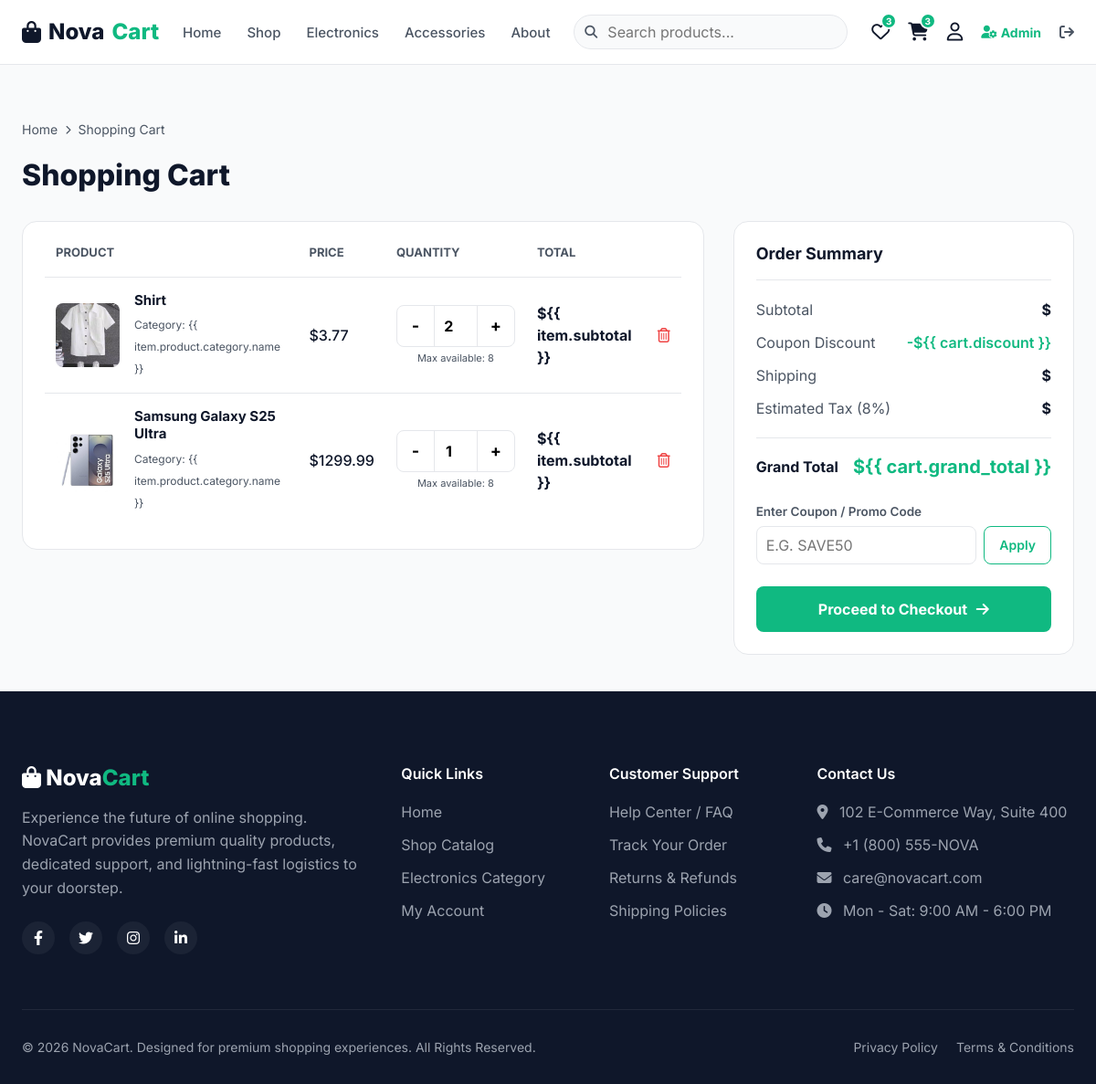
The app's page /cart/ (signed in) with its own data.
### shop/models.py (models this page shows, shortened)
class CartItem(models.Model):
    cart = models.ForeignKey(Cart, on_delete=models.CASCADE, related_name='items')
    product = models.ForeignKey(Product, on_delete=models.CASCADE)
    quantity = models.PositiveIntegerField(default=1)
    @property
    def subtotal(self):
        return self.product.price * self.quantity

class Product(models.Model):
    name = models.CharField(max_length=200)
    slug = models.SlugField(max_length=250, unique=True, blank=True)
    category = models.ForeignKey(Category, on_delete=models.CASCADE, related_name='products')
    brand = models.CharField(max_length=100)
    description = models.TextField()
    specifications = models.TextField(blank=True, help_text="Enter details separated by semicolons (e.g., RAM: 8GB; Storage: 256GB)")
    image = models.ImageField(upload_to='products/', blank=True, null=True)
    price = models.DecimalField(max_digits=10, decimal_places=2)
    stock = models.IntegerField(default=0)
    rating = models.DecimalField(max_digits=3, decimal_places=2, default=0.0)
    is_featured = models.BooleanField(default=False)
    is_best_seller = models.BooleanField(default=False)

### shop/views.py (the view, shortened to what this page needs)
# urls.py: path('cart/', views.cart_view, name='cart'),
def cart_view(request):
    cart = get_or_create_cart(request)
    coupon_id = request.session.get('coupon_id')
    coupon = None
    discount = 0.00
    subtotal = float(cart.total_price)
    shipping = 10.00 if subtotal > 0 and subtotal < 150 else 0.00 # Free shipping over $150
    tax = round(subtotal * 0.05, 2) # 5% tax
    grand_total = max(0.00, subtotal + shipping + tax - discount)
    context = {
      'cart': cart,
      'cart_items': cart.items.all(),
      'coupon': coupon,
      'subtotal': subtotal,
      'discount': discount,
      'shipping': shipping,
      'tax': tax,
      'grand_total': grand_total,
    }
    return render(request, 'shop/cart.html', context)

### shop/context_processors.py (called while the page is built, shortened)
def cart_and_wishlist(request):
    cart_count = 0
    wishlist_count = 0
    if request.user.is_authenticated:
        cart, _ = Cart.objects.get_or_create(user=request.user)
        cart_count = cart.items_count
        wishlist_count = Wishlist.objects.filter(user=request.user).count()
        session_cart_id = request.session.get('cart_id')
    return {
        'cart_count': cart_count,
        'wishlist_count': wishlist_count
    }

### shop/models.py (called while the page is built)
    @property
    def total_price(self):
        return sum(item.subtotal for item in self.items.all())

    @property
    def items_count(self):
        return sum(item.quantity for item in self.items.all())

### shop/views.py (called while the page is built, shortened)
def get_or_create_cart(request):
    if request.user.is_authenticated:
        cart, _ = Cart.objects.get_or_create(user=request.user)
        return cart

### templates/shop/cart.html (shortened to what this page needs)
{% extends 'shop/base.html' %}
{% block content %}
<div class="container" style="padding: 40px 24px;">
    <div class="breadcrumbs">
        <a href="{% url 'home' %}">Home</a>
        <i class="fa-solid fa-chevron-right" style="font-size: 10px;"></i>
        <span>Shopping Cart</span>
    </div>
    <h1 style="font-size: 32px; font-weight: 800; margin-bottom: 30px;">Shopping Cart</h1>
    {% if not cart_items %}
    <div style="text-align: center; padding: 60px 0; max-width: 500px; margin: 0 auto;">
        <div
            style="width: 120px; height: 120px; border-radius: 50%; background-color: var(--light-bg); display: flex; align-items: center; justify-content: center; margin: 0 auto 24px; color: var(--muted);">
            <i class="fa-solid fa-cart-flatbed" style="font-size: 48px;"></i>
        </div>
        <h2 style="font-size: 22px; font-weight:700; margin-bottom: 8px;">Your Cart is Empty</h2>
        <p style="color: var(--muted); margin-bottom: 24px; font-size:15px; line-height: 1.5;">Looks like you haven't
            added any products to your cart yet. Explore our selections and find the best deals!</p>
        <a href="{% url 'product_list' %}" class="btn btn-primary" style="padding: 12px 28px;">
            Continue Shopping
        </a>
    </div>
    {% else %}
    <div class="cart-grid">
        <div class="cart-table-container">
            <table class="cart-table">
                <thead>
                    <tr>
                        <th>Product</th>
                        <th>Price</th>
                        <th>Quantity</th>
                        <th>Total</th>
                        <th></th>
                    </tr>
                </thead>
                <tbody>
                    {% for item in cart_items %}
                    <tr id="cart-row-{{ item.id }}">
                        <td>
                            <div class="cart-product-cell">
                                <div class="cart-item-img">
                                    {% if item.product.image %}
                                    <img src="{{ item.product.image.url }}" alt="{{ item.product.name }}">
                                    {% else %}
                                    <i class="fa-regular fa-image" style="color: var(--muted);"></i>
                                    {% endif %}
                                </div>
                                <div>
                                    <h4 style="font-size: 15px; font-weight: 700; margin-bottom: 4px;">
                                        <a href="{% url 'product_detail' item.product.slug %}"
                                            style="color: var(--dark);">{{ item.product.name }}</a>
                                    </h4>
                                    <span style="font-size: 12px; color: var(--muted);">Category: {{
                                        item.product.category.name }}</span>
                                </div>
                            </div>
                        </td>
                        <td style="font-weight: 500;">${{ item.product.price }}</td>
                        <td>
                            <div class="qty-selector" style="margin: 0;">
                                <button type="button" class="qty-btn"
                                    onclick="adjustQty('{{ item.id }}', -1)">-</button>
                                <input type="number" id="qty-{{ item.id }}" class="qty-input"
                                    value="{{ item.quantity }}" min="1" max="{{ item.product.stock }}"
                                    data-prev-val="{{ item.quantity }}"
                                    onchange="handleQtyChange('{{ item.id }}', this)">
                                <button type="button" class="qty-btn" onclick="adjustQty('{{ item.id }}', 1)">+</button>
                            </div>
                            <div style="font-size: 11px; color: var(--muted); margin-top:4px; text-align:center;">
                                Max available: {{ item.product.stock }}
                            </div>
                        </td>
                        <td style="font-weight: 700; color: var(--dark);" id="subtotal-{{ item.id }}">${{ item.subtotal
                            }}</td>
                        <td style="text-align: right;">
                            <button onclick="removeCartItem('{{ item.id }}')"
                                style="background: none; border: none; font-size:16px; color: var(--error); cursor: pointer;"
                                title="Remove item">
                                <i class="fa-regular fa-trash-can"></i>
                            </button>
                        </td>
                    </tr>
                    {% endfor %}
                </tbody>
            </table>
        </div>
        <div>
            <div class="summary-card">
                <h3
                    style="font-size: 18px; font-weight: 700; border-bottom: 1px solid var(--border); padding-bottom: 16px; margin-bottom: 20px;">
                    Order Summary</h3>
                <div style="display: flex; flex-direction: column; gap: 12px; margin-bottom: 20px;">
                    <div style="display: flex; justify-content: space-between;">
                        <span style="color: var(--muted);">Subtotal</span>
                        <strong id="summary-subtotal">${{ cart.subtotal }}</strong>
                    </div>
                    <div style="display: flex; justify-content: space-between;">
                        <span style="color: var(--muted);">Coupon Discount</span>
                        <span style="color: var(--success); font-weight: 600;" id="summary-discount">-${{ cart.discount
                            }}</span>
                    </div>
                   <div style="display: flex; justify-content: space-between;">
                        <span style="color: var(--muted);">Shipping</span>
                        <strong id="summary-shipping">
                            {% if cart.shipping == 0 %}
                                FREE
                            {% else %}
                                ${{ cart.shipping }}
                            {% endif %}
                        </strong>
                    </div>
                    <div style="display: flex; justify-content: space-between;">
                        <span style="color: var(--muted);">Estimated Tax (8%)</span>
                        <strong id="summary-tax">${{ cart.tax }}</strong>
                    </div>
                </div>
                <div
                    style="border-top: 1px solid var(--border); padding-top: 16px; margin-bottom: 24px; display: flex; justify-content: space-between; align-items: center;">
                    <strong style="font-size: 16px;">Grand Total</strong>
                    <strong style="font-size: 20px; color: var(--primary);" id="summary-grand-total">${{
                        cart.grand_total }}</strong>
                </div>
                <div style="margin-bottom: 24px;">
                    <label for="promo-input" class="form-label"
                        style="font-size:13.5px; font-weight:600; display:block;">Enter Coupon / Promo Code</label>
                    <div style="display: flex; gap: 8px;">
                        <input type="text" id="promo-input" placeholder="e.g. SAVE50" class="form-input"
                            style="padding: 10px; text-transform: uppercase;"
                            value="{% if cart.coupon %}{{ cart.coupon.code }}{% endif %}">
                        <button onclick="applyPromoCode()" class="btn btn-outline"
                            style="padding: 10px 16px; font-size: 14px;">Apply</button>
                    </div>
                </div>
                <a href="{% url 'checkout' %}" class="btn btn-primary btn-block"
                    style="padding: 12px 20px; display: block; text-align: center; font-weight: 700;">
                    Proceed to Checkout <i class="fa-solid fa-arrow-right" style="margin-left: 6px;"></i>
                </a>
            </div>
        </div>
    </div>
    {% endif %}
</div>
{% endblock %}

### static/css/style.css (style rules this page uses)
:root { --primary: #10B981; --primary-hover: #059669; --primary-light: #ecfdf5; --dark: #0f172a; --muted: #4b5563; --light-bg: #f9fafb; --white: #ffffff; --border: #e5e7eb; --error: #ef4444; --success: #10b981; --warning: #f59e0b; --shadow-sm: 0 1px 2px 0 rgba(0, 0, 0, 0.05); --shadow-md: 0 4px 6px -1px rgba(0, 0, 0, 0.1), 0 2px 4px -1px rgba(0, 0, 0, 0.06); --shadow-lg: 0 10px 15px -3px rgba(0, 0, 0, 0.1), 0 4px 6px -2px rgba(0, 0, 0, 0.05); --font: 'Inter', -apple-system, BlinkMacSystemFont, "Segoe UI", Roboto, sans-serif; --transition: all 0.3s cubic-bezier(0.4, 0, 0.2, 1); }
* { margin: 0; padding: 0; box-sizing: border-box; }
body { font-family: var(--font); background-color: var(--light-bg); color: var(--dark); line-height: 1.5; overflow-x: hidden; display: flex; flex-direction: column; min-height: 100vh; }
h1, h2, h3, h4, h5, h6 { color: var(--dark); font-weight: 700; line-height: 1.25; }
a { color: inherit; text-decoration: none; transition: var(--transition); }
button, input, select, textarea { font-family: inherit; font-size: inherit; }
img { max-width: 100%; height: auto; display: block; }
.container { width: 100%; max-width: 1280px; margin: 0 auto; padding: 0 24px; }
.btn { display: inline-flex; align-items: center; justify-content: center; padding: 10px 20px; border-radius: 8px; font-weight: 600; border: 1px solid transparent; cursor: pointer; transition: var(--transition); gap: 8px; }
.btn-primary { background-color: var(--primary); color: var(--white); }
.btn-outline { background-color: transparent; color: var(--primary); border-color: var(--primary); }
.btn-block { width: 100%; }
.form-label { display: block; font-weight: 600; margin-bottom: 6px; font-size: 14px; color: var(--muted); }
.form-input { width: 100%; padding: 12px 16px; border: 1px solid var(--border); border-radius: 8px; background-color: var(--white); color: var(--dark); transition: var(--transition); }
.qty-selector { display: inline-flex; align-items: center; border: 1px solid var(--border); border-radius: 8px; margin-right: 16px; background-color: var(--white); }
.qty-btn { width: 40px; height: 44px; display: flex; align-items: center; justify-content: center; background: none; border: none; font-size: 18px; font-weight: bold; cursor: pointer; }
.qty-input { width: 48px; height: 44px; border: none; border-left: 1px solid var(--border); border-right: 1px solid var(--border); text-align: center; font-weight: 700; }
.summary-card { background-color: var(--white); border-radius: 16px; border: 1px solid var(--border); padding: 24px; align-self: flex-start; }
.breadcrumbs { display: flex; flex-wrap: wrap; align-items: center; gap: 8px; font-size: 14px; color: var(--muted); margin: 20px 0; }
.cart-grid { display: grid; grid-template-columns: 2fr 1fr; gap: 32px; align-items: start; }
.cart-table-container { background-color: var(--white); border-radius: 16px; border: 1px solid var(--border); padding: 24px; overflow-x: auto; }
.cart-table { width: 100%; border-collapse: collapse; }
.cart-table th { text-align: left; font-size: 13px; color: var(--muted); text-transform: uppercase; padding: 0 12px 16px; border-bottom: 1px solid var(--border); }
.cart-table td { padding: 16px 12px; border-bottom: 1px solid var(--border); vertical-align: middle; }
.cart-table tr:last-child td { border-bottom: none; }
.cart-product-cell { display: flex; align-items: center; gap: 16px; }
.cart-item-img { width: 70px; height: 70px; flex-shrink: 0; background-color: var(--light-bg); border-radius: 8px; display: flex; align-items: center; justify-content: center; overflow: hidden; }
.cart-item-img img { width: 100%; height: 100%; object-fit: cover; }

### records on screen
CartItem: product.image (picture), product.name "Shirt", product.price "3.77", id "2", product.stock "8"
CartItem: product.image (picture), product.name "Samsung Galaxy S25 Ultra", product.price "1299.99", quantity "1", product.stock "8"

### other values on screen
{{ wishlist_count }} "3"
{{ cart_count }} "3"
